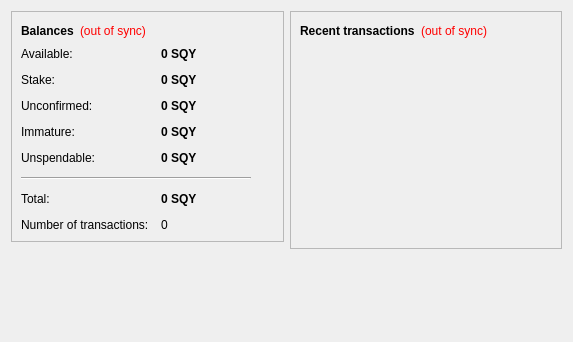
<?xml version="1.0" encoding="UTF-8"?>
<ui version="4.0">
 <class>OverviewPage</class>
 <widget class="QWidget" name="OverviewPage">
  <property name="geometry">
   <rect>
    <x>0</x>
    <y>0</y>
    <width>573</width>
    <height>342</height>
   </rect>
  </property>
  <property name="windowTitle">
   <string>Form</string>
  </property>
  <layout class="QHBoxLayout" name="horizontalLayout" stretch="1,1">
   <item>
    <layout class="QVBoxLayout" name="verticalLayout_2">
     <item>
      <widget class="QFrame" name="frame">
       <property name="frameShape">
        <enum>QFrame::StyledPanel</enum>
       </property>
       <property name="frameShadow">
        <enum>QFrame::Raised</enum>
       </property>
       <layout class="QVBoxLayout" name="verticalLayout_4">
        <item>
         <layout class="QHBoxLayout" name="horizontalLayout_4">
          <item>
           <widget class="QLabel" name="label_5">
            <property name="font">
             <font>
              <weight>75</weight>
              <bold>true</bold>
             </font>
            </property>
            <property name="text">
             <string>Balances</string>
            </property>
           </widget>
          </item>
          <item>
           <widget class="QLabel" name="labelWalletStatus">
            <property name="toolTip">
             <string>The displayed information may be out of date. Your wallet automatically synchronizes with the SQY network after a connection is established, but this process has not completed yet.</string>
            </property>
            <property name="styleSheet">
             <string notr="true">QLabel { color: red; }</string>
            </property>
            <property name="text">
             <string notr="true">(out of sync)</string>
            </property>
            <property name="alignment">
             <set>Qt::AlignLeading|Qt::AlignLeft|Qt::AlignVCenter</set>
            </property>
           </widget>
          </item>
          <item>
           <spacer name="horizontalSpacer_2">
            <property name="orientation">
             <enum>Qt::Horizontal</enum>
            </property>
            <property name="sizeHint" stdset="0">
             <size>
              <width>40</width>
              <height>20</height>
             </size>
            </property>
           </spacer>
          </item>
         </layout>
        </item>
        <item>
         <layout class="QFormLayout" name="formLayout_2">
          <property name="fieldGrowthPolicy">
           <enum>QFormLayout::AllNonFixedFieldsGrow</enum>
          </property>
          <property name="horizontalSpacing">
           <number>12</number>
          </property>
          <property name="verticalSpacing">
           <number>12</number>
          </property>
          <item row="0" column="0">
           <widget class="QLabel" name="labelAvailableText">
            <property name="toolTip">
             <string>Your current available balance</string>
            </property>
            <property name="text">
             <string>Available:</string>
            </property>
           </widget>
          </item>
          <item row="0" column="1">
           <widget class="QLabel" name="labelAvailable">
            <property name="font">
             <font>
              <weight>75</weight>
              <bold>true</bold>
             </font>
            </property>
            <property name="cursor">
             <cursorShape>IBeamCursor</cursorShape>
            </property>
            <property name="toolTip">
             <string>Your current available balance</string>
            </property>
            <property name="text">
             <string notr="true">0 SQY</string>
            </property>
            <property name="alignment">
             <set>Qt::AlignLeading|Qt::AlignLeft|Qt::AlignVCenter</set>
            </property>
            <property name="textInteractionFlags">
             <set>Qt::LinksAccessibleByMouse|Qt::TextSelectableByKeyboard|Qt::TextSelectableByMouse</set>
            </property>
           </widget>
          </item>
          <item row="1" column="0">
           <widget class="QLabel" name="label_6">
            <property name="toolTip">
             <string>Total of coins that was staked, and do not yet count toward the current balance</string>
            </property>
            <property name="text">
             <string>Stake:</string>
            </property>
           </widget>
          </item>
          <item row="1" column="1">
           <widget class="QLabel" name="labelStake">
            <property name="font">
             <font>
              <weight>75</weight>
              <bold>true</bold>
             </font>
            </property>
            <property name="cursor">
             <cursorShape>IBeamCursor</cursorShape>
            </property>
            <property name="toolTip">
             <string>Total of coins that was staked, and do not yet count toward the current balance</string>
            </property>
            <property name="text">
             <string notr="true">0 SQY</string>
            </property>
            <property name="alignment">
             <set>Qt::AlignLeading|Qt::AlignLeft|Qt::AlignVCenter</set>
            </property>
            <property name="textInteractionFlags">
             <set>Qt::LinksAccessibleByMouse|Qt::TextSelectableByKeyboard|Qt::TextSelectableByMouse</set>
            </property>
           </widget>
          </item>
          <item row="2" column="0">
           <widget class="QLabel" name="label_3">
            <property name="toolTip">
             <string>Total of transactions that have yet to be confirmed, and do not yet count toward the current balance</string>
            </property>
            <property name="text">
             <string>Unconfirmed:</string>
            </property>
           </widget>
          </item>
          <item row="2" column="1">
           <widget class="QLabel" name="labelUnconfirmed">
            <property name="font">
             <font>
              <weight>75</weight>
              <bold>true</bold>
             </font>
            </property>
            <property name="cursor">
             <cursorShape>IBeamCursor</cursorShape>
            </property>
            <property name="toolTip">
             <string>Total of transactions that have yet to be confirmed, and do not yet count toward the current balance</string>
            </property>
            <property name="text">
             <string notr="true">0 SQY</string>
            </property>
            <property name="alignment">
             <set>Qt::AlignLeading|Qt::AlignLeft|Qt::AlignVCenter</set>
            </property>
            <property name="textInteractionFlags">
             <set>Qt::LinksAccessibleByMouse|Qt::TextSelectableByKeyboard|Qt::TextSelectableByMouse</set>
            </property>
           </widget>
          </item>
          <item row="3" column="0">
           <widget class="QLabel" name="labelImmatureText">
            <property name="toolTip">
             <string>Mined balance that has not yet matured</string>
            </property>
            <property name="text">
             <string>Immature:</string>
            </property>
           </widget>
          </item>
          <item row="3" column="1">
           <widget class="QLabel" name="labelImmature">
            <property name="font">
             <font>
              <weight>75</weight>
              <bold>true</bold>
             </font>
            </property>
            <property name="toolTip">
             <string>Mined balance that has not yet matured</string>
            </property>
            <property name="text">
             <string notr="true">0 SQY</string>
            </property>
            <property name="alignment">
             <set>Qt::AlignLeading|Qt::AlignLeft|Qt::AlignVCenter</set>
            </property>
            <property name="textInteractionFlags">
             <set>Qt::LinksAccessibleByMouse|Qt::TextSelectableByKeyboard|Qt::TextSelectableByMouse</set>
            </property>
           </widget>
          </item>
          <item row="4" column="0">
           <widget class="QLabel" name="labelBalanceWatchOnlyText">
            <property name="toolTip">
             <string>Your unspendable balance</string>
            </property>
            <property name="text">
             <string>Unspendable:</string>
            </property>
           </widget>
          </item>
          <item row="4" column="1">
           <widget class="QLabel" name="labelBalanceWatchOnly">
            <property name="font">
             <font>
              <weight>75</weight>
              <bold>true</bold>
             </font>
            </property>
            <property name="cursor">
             <cursorShape>IBeamCursor</cursorShape>
            </property>
            <property name="toolTip">
             <string>Your unspendable balance</string>
            </property>
            <property name="text">
             <string notr="true">0 SQY</string>
            </property>
            <property name="alignment">
             <set>Qt::AlignLeading|Qt::AlignLeft|Qt::AlignVCenter</set>
            </property>
            <property name="textInteractionFlags">
             <set>Qt::LinksAccessibleByMouse|Qt::TextSelectableByKeyboard|Qt::TextSelectableByMouse</set>
            </property>
           </widget>
          </item>
          <item row="5" column="0" colspan="2">
           <widget class="Line" name="line">
            <property name="maximumSize">
             <size>
              <width>230</width>
              <height>16777215</height>
             </size>
            </property>
            <property name="orientation">
             <enum>Qt::Horizontal</enum>
            </property>
           </widget>
          </item>
          <item row="6" column="0">
           <widget class="QLabel" name="labelTotalText">
            <property name="toolTip">
             <string>Your current total balance</string>
            </property>
            <property name="text">
             <string>Total:</string>
            </property>
           </widget>
          </item>
          <item row="6" column="1">
           <widget class="QLabel" name="labelTotal">
            <property name="font">
             <font>
              <weight>75</weight>
              <bold>true</bold>
             </font>
            </property>
            <property name="toolTip">
             <string>Your current total balance</string>
            </property>
            <property name="text">
             <string notr="true">0 SQY</string>
            </property>
            <property name="alignment">
             <set>Qt::AlignLeading|Qt::AlignLeft|Qt::AlignVCenter</set>
            </property>
            <property name="textInteractionFlags">
             <set>Qt::LinksAccessibleByMouse|Qt::TextSelectableByKeyboard|Qt::TextSelectableByMouse</set>
            </property>
           </widget>
          </item>
          <item row="7" column="0">
           <widget class="QLabel" name="label_2">
            <property name="toolTip">
             <string>Total number of transactions in wallet</string>
            </property>
            <property name="text">
             <string>Number of transactions:</string>
            </property>
           </widget>
          </item>
          <item row="7" column="1">
           <widget class="QLabel" name="labelNumTransactions">
            <property name="toolTip">
             <string>Total number of transactions in wallet</string>
            </property>
            <property name="text">
             <string notr="true">0</string>
            </property>
           </widget>
          </item>
         </layout>
        </item>
       </layout>
      </widget>
     </item>
     <item>
      <spacer name="verticalSpacer">
       <property name="orientation">
        <enum>Qt::Vertical</enum>
       </property>
       <property name="sizeHint" stdset="0">
        <size>
         <width>20</width>
         <height>40</height>
        </size>
       </property>
      </spacer>
     </item>
    </layout>
   </item>
   <item>
    <layout class="QVBoxLayout" name="verticalLayout_3">
     <item>
      <widget class="QFrame" name="frame_2">
       <property name="frameShape">
        <enum>QFrame::StyledPanel</enum>
       </property>
       <property name="frameShadow">
        <enum>QFrame::Raised</enum>
       </property>
       <layout class="QVBoxLayout" name="verticalLayout">
        <item>
         <layout class="QHBoxLayout" name="horizontalLayout_2">
          <item>
           <widget class="QLabel" name="label_4">
            <property name="text">
             <string>&lt;b&gt;Recent transactions&lt;/b&gt;</string>
            </property>
           </widget>
          </item>
          <item>
           <widget class="QLabel" name="labelTransactionsStatus">
            <property name="toolTip">
             <string>The displayed information may be out of date. Your wallet automatically synchronizes with the SQY network after a connection is established, but this process has not completed yet.</string>
            </property>
            <property name="styleSheet">
             <string notr="true">QLabel { color: red; }</string>
            </property>
            <property name="text">
             <string notr="true">(out of sync)</string>
            </property>
            <property name="alignment">
             <set>Qt::AlignRight|Qt::AlignTrailing|Qt::AlignVCenter</set>
            </property>
           </widget>
          </item>
          <item>
           <spacer name="horizontalSpacer">
            <property name="orientation">
             <enum>Qt::Horizontal</enum>
            </property>
            <property name="sizeHint" stdset="0">
             <size>
              <width>40</width>
              <height>20</height>
             </size>
            </property>
           </spacer>
          </item>
         </layout>
        </item>
        <item>
         <widget class="QListView" name="listTransactions">
          <property name="styleSheet">
           <string notr="true">QListView { background: transparent; }</string>
          </property>
          <property name="frameShape">
           <enum>QFrame::NoFrame</enum>
          </property>
          <property name="verticalScrollBarPolicy">
           <enum>Qt::ScrollBarAlwaysOff</enum>
          </property>
          <property name="horizontalScrollBarPolicy">
           <enum>Qt::ScrollBarAlwaysOff</enum>
          </property>
          <property name="selectionMode">
           <enum>QAbstractItemView::NoSelection</enum>
          </property>
         </widget>
        </item>
       </layout>
      </widget>
     </item>
     <item>
      <spacer name="verticalSpacer_2">
       <property name="orientation">
        <enum>Qt::Vertical</enum>
       </property>
       <property name="sizeHint" stdset="0">
        <size>
         <width>20</width>
         <height>40</height>
        </size>
       </property>
      </spacer>
     </item>
    </layout>
   </item>
  </layout>
 </widget>
 <resources/>
 <connections/>
</ui>
